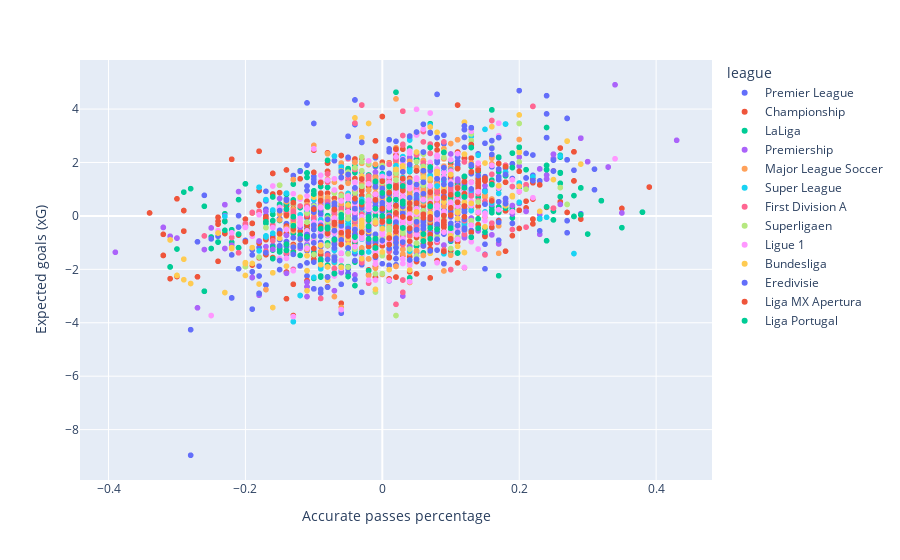

Here is the notebook cell this chart was saved with:
### Code cell
fig = px.scatter(df, x="Accurate passes percentage", y="Expected goals (xG)", color = 'league')
fig.show()

### Figure 1 — Plotly figure (JSON) as saved in the notebook; plotly's stock layout.template omitted (floating-point values rounded to 4 significant figures; data arrays with more than 128 entries replaced by an {"elided": "..."} marker saying what was removed)
{"data": [{"hovertemplate": "league=Premier League<br>Accurate passes percentage=%{x}<br>Expected goals (xG)=%{y}<extra></extra>", "legendgroup": "Premier League", "marker": {"color": "#636efa", "symbol": "circle"}, "mode": "markers", "name": "Premier League", "showlegend": true, "type": "scattergl", "x": {"elided": "400 float values"}, "xaxis": "x", "y": {"elided": "400 float values"}, "yaxis": "y"}, {"hovertemplate": "league=Championship<br>Accurate passes percentage=%{x}<br>Expected goals (xG)=%{y}<extra></extra>", "legendgroup": "Championship", "marker": {"color": "#EF553B", "symbol": "circle"}, "mode": "markers", "name": "Championship", "showlegend": true, "type": "scattergl", "x": {"elided": "575 float values"}, "xaxis": "x", "y": {"elided": "575 float values"}, "yaxis": "y"}, {"hovertemplate": "league=LaLiga<br>Accurate passes percentage=%{x}<br>Expected goals (xG)=%{y}<extra></extra>", "legendgroup": "LaLiga", "marker": {"color": "#00cc96", "symbol": "circle"}, "mode": "markers", "name": "LaLiga", "showlegend": true, "type": "scattergl", "x": {"elided": "458 float values"}, "xaxis": "x", "y": {"elided": "458 float values"}, "yaxis": "y"}, {"hovertemplate": "league=Premiership<br>Accurate passes percentage=%{x}<br>Expected goals (xG)=%{y}<extra></extra>", "legendgroup": "Premiership", "marker": {"color": "#ab63fa", "symbol": "circle"}, "mode": "markers", "name": "Premiership", "showlegend": true, "type": "scattergl", "x": {"elided": "178 float values"}, "xaxis": "x", "y": {"elided": "178 float values"}, "yaxis": "y"}, {"hovertemplate": "league=Major League Soccer<br>Accurate passes percentage=%{x}<br>Expected goals (xG)=%{y}<extra></extra>", "legendgroup": "Major League Soccer", "marker": {"color": "#FFA15A", "symbol": "circle"}, "mode": "markers", "name": "Major League Soccer", "showlegend": true, "type": "scattergl", "x": {"elided": "491 float values"}, "xaxis": "x", "y": {"elided": "491 float values"}, "yaxis": "y"}, {"hovertemplate": "league=Super League<br>Accurate passes percentage=%{x}<br>Expected goals (xG)=%{y}<extra></extra>", "legendgroup": "Super League", "marker": {"color": "#19d3f3", "symbol": "circle"}, "mode": "markers", "name": "Super League", "showlegend": true, "type": "scattergl", "x": {"elided": "186 float values"}, "xaxis": "x", "y": {"elided": "186 float values"}, "yaxis": "y"}, {"hovertemplate": "league=First Division A<br>Accurate passes percentage=%{x}<br>Expected goals (xG)=%{y}<extra></extra>", "legendgroup": "First Division A", "marker": {"color": "#FF6692", "symbol": "circle"}, "mode": "markers", "name": "First Division A", "showlegend": true, "type": "scattergl", "x": {"elided": "281 float values"}, "xaxis": "x", "y": {"elided": "281 float values"}, "yaxis": "y"}, {"hovertemplate": "league=Superligaen<br>Accurate passes percentage=%{x}<br>Expected goals (xG)=%{y}<extra></extra>", "legendgroup": "Superligaen", "marker": {"color": "#B6E880", "symbol": "circle"}, "mode": "markers", "name": "Superligaen", "showlegend": true, "type": "scattergl", "x": {"elided": "178 float values"}, "xaxis": "x", "y": {"elided": "178 float values"}, "yaxis": "y"}, {"hovertemplate": "league=Ligue 1<br>Accurate passes percentage=%{x}<br>Expected goals (xG)=%{y}<extra></extra>", "legendgroup": "Ligue 1", "marker": {"color": "#FF97FF", "symbol": "circle"}, "mode": "markers", "name": "Ligue 1", "showlegend": true, "type": "scattergl", "x": {"elided": "340 float values"}, "xaxis": "x", "y": {"elided": "340 float values"}, "yaxis": "y"}, {"hovertemplate": "league=Bundesliga<br>Accurate passes percentage=%{x}<br>Expected goals (xG)=%{y}<extra></extra>", "legendgroup": "Bundesliga", "marker": {"color": "#FECB52", "symbol": "circle"}, "mode": "markers", "name": "Bundesliga", "showlegend": true, "type": "scattergl", "x": {"elided": "153 float values"}, "xaxis": "x", "y": {"elided": "153 float values"}, "yaxis": "y"}, {"hovertemplate": "league=Eredivisie<br>Accurate passes percentage=%{x}<br>Expected goals (xG)=%{y}<extra></extra>", "legendgroup": "Eredivisie", "marker": {"color": "#636efa", "symbol": "circle"}, "mode": "markers", "name": "Eredivisie", "showlegend": true, "type": "scattergl", "x": {"elided": "295 float values"}, "xaxis": "x", "y": {"elided": "295 float values"}, "yaxis": "y"}, {"hovertemplate": "league=Liga MX Apertura<br>Accurate passes percentage=%{x}<br>Expected goals (xG)=%{y}<extra></extra>", "legendgroup": "Liga MX Apertura", "marker": {"color": "#EF553B", "symbol": "circle"}, "mode": "markers", "name": "Liga MX Apertura", "showlegend": true, "type": "scattergl", "x": {"elided": "180 float values"}, "xaxis": "x", "y": {"elided": "180 float values"}, "yaxis": "y"}, {"hovertemplate": "league=Liga Portugal<br>Accurate passes percentage=%{x}<br>Expected goals (xG)=%{y}<extra></extra>", "legendgroup": "Liga Portugal", "marker": {"color": "#00cc96", "symbol": "circle"}, "mode": "markers", "name": "Liga Portugal", "showlegend": true, "type": "scattergl", "x": [-0.01, 0.03, -0.11, 0.02, -0.14, -0.02, 0.01, -0.08, 0.06, -0.14, 0.13, -0.01, -0.02, -0.07, -0.11, 0.03, 0.07, -0.06, 0.26, 0.07, 0.12, -0.16, -0.06, -0.16, 0, -0.08, 0, 0.11, -0.08, -0.01, 0.11, -0.01, 0.09, -0.02, 0.06, 0.12, 0.16, -0.07, 0.17, 0.19, -0.2, -0.03, 0.03, -0.03, 0.14, 0.1, -0.1, 0.13, 0.03, 0.01, 0.24, -0.09, 0.07, 0.2, 0.08, 0.16, 0.07, 0.07, -0.26, 0.12, -0.04, -0.13, 0.11, -0.02, 0.01, -0.13, 0.01, -0.08, 0.06, -0.14, 0.13, -0.01, -0.02, -0.07, -0.11, 0.03, 0.07, -0.06, 0.26, 0.07, 0.12, -0.16, -0.06, -0.16, 0, -0.08, 0, 0.11, -0.08, -0.01, 0.11, -0.01, 0.09, -0.02, 0.06, 0.12, 0.16, -0.07, 0.17, 0.19, -0.2, -0.03, 0.03, -0.03, 0.14, 0.1, -0.1, 0.13, 0.03, 0.01, 0.24, -0.09, 0.07, 0.2, 0.08, 0.16, 0.07, 0.07, -0.26, 0.12, -0.04, -0.13, 0.11, -0.02, 0.01, -0.13], "xaxis": "x", "y": [0.27, 1.12, -0.78, 0.61, 0.25, -0.86, 1.1, 0.34, -0.68, -1.29, 2.56, -1.2, -0.39, -2.16, 1.61, 0.46, 2.56, 0.04, 1.62, 0.36, 0.71, 0.71, -0.06, -0.18, 0.86, -0.43, 0, -1.39, -0.48, 1.29, 0.81, -0.85, 2.38, -0.15, -0.94, 1.48, 3.97, -0.89, 2.2, 1.81, 1.2, -1.37, -0.45, 0.52, -0.46, -0.46, 0.82, -0.8, 0.54, -0.2, 1.73, -0.48, -0.45, 2.57, -0.5, 1.17, 1.83, -0.86, -2.82, 1.05, -0.79, -0.03, 0.82, -0.04, 0.61, -0.37, 1.1, 0.34, -0.68, -1.29, 2.56, -1.2, -0.39, -2.16, 1.61, 0.46, 2.56, 0.04, 1.62, 0.36, 0.71, 0.71, -0.06, -0.18, 0.86, -0.43, 0, -1.39, -0.48, 1.29, 0.81, -0.85, 2.38, -0.15, -0.94, 1.48, 3.97, -0.89, 2.2, 1.81, 1.2, -1.37, -0.45, 0.52, -0.46, -0.46, 0.82, -0.8, 0.54, -0.2, 1.73, -0.48, -0.45, 2.57, -0.5, 1.17, 1.83, -0.86, -2.82, 1.05, -0.79, -0.03, 0.82, -0.04, 0.61, -0.37], "yaxis": "y"}], "layout": {"legend": {"title": {"text": "league"}, "tracegroupgap": 0}, "margin": {"t": 60}, "xaxis": {"anchor": "y", "domain": [0, 1], "title": {"text": "Accurate passes percentage"}}, "yaxis": {"anchor": "x", "domain": [0, 1], "title": {"text": "Expected goals (xG)"}}}}
